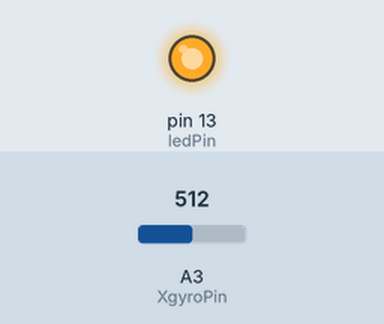
Simulated run of this sketch. Board: Arduino Uno, built with avr-gcc and run on an emulated ATmega328P. On the bench: output pins drawn as LEDs (lit = HIGH). The test bench sets the inputs (shaded band); at power-on: A3 (XgyroPin) = 512.

Above: at 1.2 s.
1.3 s: A3 (XgyroPin) set to 440
2.8 s: A3 (XgyroPin) set to 409
At 4.0 s:
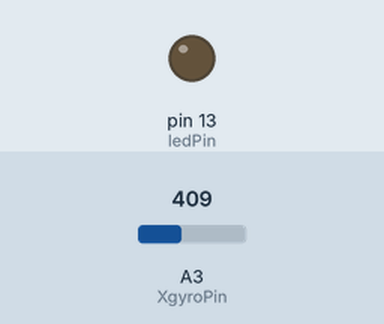
4.3 s: A3 (XgyroPin) set to 511
At 5.5 s:
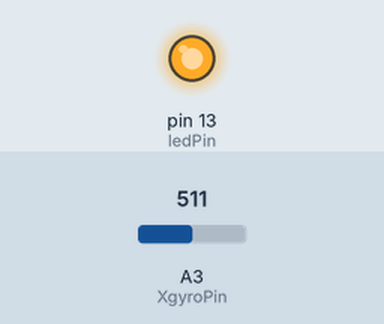
5.8 s: A3 (XgyroPin) set to 349
At 6.8 s:
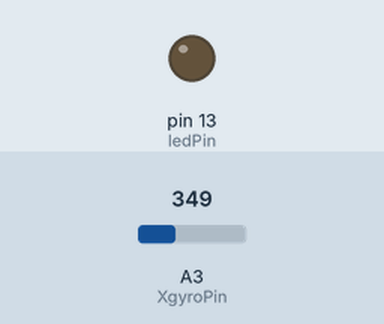
Timing chart, 0 to 8.3 s (numbered marks = the images above; inputs shaded):
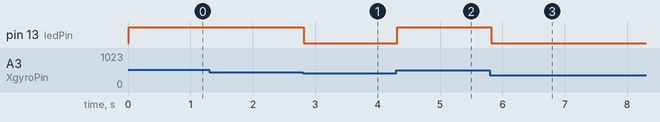

The sketch:

Gyro1KhangExe.ino
```cpp
int XgyroPin = 3;
int YgyroPin = 4;
float gyroVoltage = 3.3;
float gyroZeroVoltage = 337.59;
float gyroSensitivity = .009;
float rotationThreshold = 1;
int ledPin = 13;

float currentAngle = 0;

void setup()
{
  Serial.begin (9600);
  pinMode(ledPin, OUTPUT);
  pinMode (XgyroPin, INPUT);
  digitalWrite(ledPin, LOW);
}

void loop()
{

  float gyroRate = (analogRead(XgyroPin));

  gyroRate -= gyroZeroVoltage;


  if (gyroRate >= rotationThreshold || gyroRate <= -rotationThreshold)
  {

    currentAngle += gyroRate;
  }

  if (currentAngle < 0)
    currentAngle += 360;
  else if (currentAngle > 359)
    currentAngle -= 360;

  delay(10);

  if (gyroRate > 90)
 {
   digitalWrite(ledPin, HIGH);
 }
  else
 {
  digitalWrite(ledPin, LOW);
 }
 gyroRate -= gyroRate;
}
```

Measured:
- the behaviour switches between 428 and 427 on A3 (XgyroPin) (found by bisection; images 0 and 1)
- after the input at 1.3 s, every drawn part: stays the same
- after the input at 2.8 s, pin 13 (ledPin): HIGH → LOW at once
- after the input at 4.3 s, pin 13 (ledPin): LOW → HIGH at once
- after the input at 5.8 s, pin 13 (ledPin): HIGH → LOW at once
